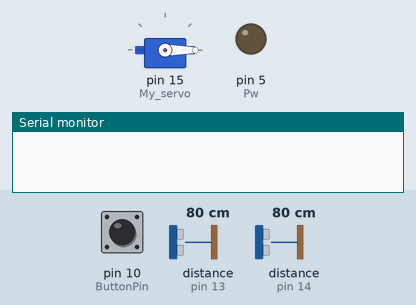
This sketch was run on a simulated Arduino Uno, built with avr-gcc and run on an emulated ATmega328P. Parts: servo, output pins drawn as LEDs (lit = HIGH), the last lines printed to the serial monitor. The test bench sets the inputs (shaded band); at power-on: pin 10 (ButtonPin) HIGH, distance to the obstacle (sensors on pin 14, pin 13) 80 cm. The echo pulse lasts 58.3 µs per cm; pins used as bus, display or sensor lines are not drawn.

Above: at 1.2 s.
1.3 s: pin 10 (ButtonPin) pulled LOW for 0.15 s
At 4.2 s:
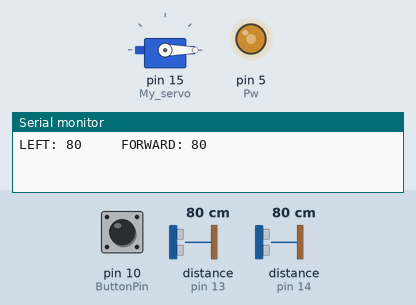
4.4 s: distance to the obstacle (sensor on pin 14) set to 2 cm
7.4 s: distance to the obstacle (sensor on pin 13) set to 4 cm
10.4 s: distance to the obstacle (sensor on pin 13) set to 18 cm
At 11.0 s:
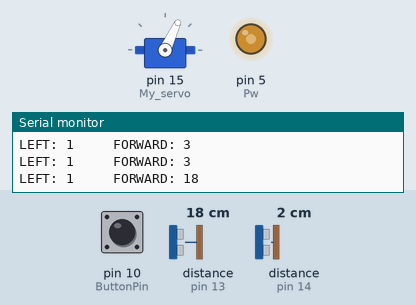
13.4 s: distance to the obstacle (sensor on pin 13) set to 2 cm
At 16.1 s:
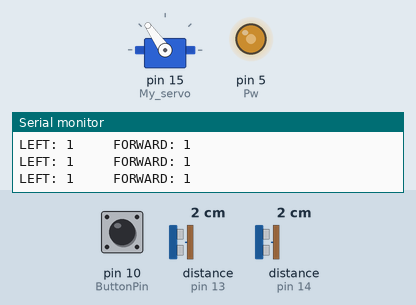
16.4 s: distance to the obstacle (sensor on pin 13) set to 35 cm
At 19.4 s:
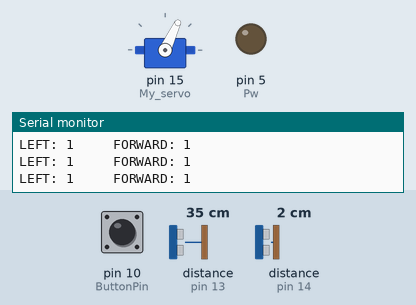
Timing chart, 0 to 20.4 s (numbered marks = the images above; inputs shaded):
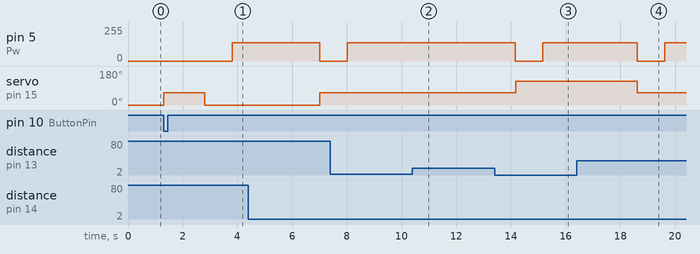

Measured:
- after the input at 1.3 s, pin 5 (Pw): 0/255 → 138/255 after 2.5 s; servo on pin 15 (My_servo): 0° → 65° at once, → 0° 1.5 s later
- after the input at 10.4 s, pin 5 (Pw): stays 138/255 (without the input it goes to 0/255 after 0.31 s); servo on pin 15 (My_servo): stays 65° (without the input it goes to 125° after 0.31 s)
- after the input at 13.4 s, pin 5 (Pw): 138/255 → 0/255 after 0.77 s, → 138/255 1.0 s later; servo on pin 15 (My_servo): 65° → 125° after 0.77 s
- after the input at 16.4 s, servo on pin 15 (My_servo): goes on until 18.6 s, then stays 65°

The sketch:

2Sensorer.ino
```cpp
#include <Servo.h>

typedef enum EngineState {
  Sensor, Drive, StartUp, Turn
};
EngineState EState;

#define TriggerL 12
#define EchoL 14
#define TriggerF 2
#define EchoF 13
#define D1 0
#define Pw 5
#define ButtonPin 10

unsigned long previousMillis = 0, currentMillis = 0;
int DegreeMinimum = 0, DegreeMitten = 65, DegreeMax = 125, turnDelay, Degree, ServoDelay = 1000;
int StartSleep = 1500, ButtonState = 0;
int DistanceL, DistanceF, DriveTime, DriveDistanceGGR = 150, Acc = 650;
int SweetSpotL = 15, SweetSpotFHigh = 13, SweetSpotFLow = 12;

Servo My_servo;

void setup() {
  My_servo.attach(15);
  Serial.begin(9600);
  pinMode(ButtonPin, INPUT);
  pinMode(TriggerL, OUTPUT), pinMode(EchoL, INPUT);
  pinMode(TriggerF, OUTPUT), pinMode(EchoF, INPUT);
  pinMode(Pw, OUTPUT), pinMode(D1, OUTPUT);
  EState = StartUp;
}

void loop() {
  switch (EState) {
    case StartUp:
      ButtonState = digitalRead(ButtonPin);
      My_servo.write(DegreeMinimum);
      if (ButtonState == LOW){
        My_servo.write(DegreeMitten);
        delay(StartSleep);
        EState = Sensor;
      } else {
        EState = StartUp;
      }
    break;

    case Sensor:
      previousMillis = millis();
      analogWrite(Pw, 0);
      digitalWrite(D1, HIGH);
      CheckL();
      CheckF();

      Serial.println(String("LEFT: ") + DistanceL + String("     FORWARD: ") + DistanceF);

      if (DistanceL > SweetSpotL) {
        Degree = DegreeMinimum;
        turnDelay = 3200;
        EState = Turn;
      } else if (DistanceF >= SweetSpotFLow && DistanceF <= SweetSpotFHigh) {
        Degree = DegreeMax;
        turnDelay = 3450;
        EState = Turn;
      } else if (DistanceF < SweetSpotFLow) {
        DriveTime = (SweetSpotFLow -= DistanceF) * DriveDistanceGGR;
        digitalWrite(D1, LOW);
        EState = Drive;
      } else if (DistanceF > SweetSpotFHigh) {
        DriveTime = (DistanceF -= SweetSpotFHigh) * DriveDistanceGGR;
        EState = Drive;
      }
    break;

    case Drive:
      analogWrite(Pw, Acc);
      currentMillis = millis();
      if (currentMillis - previousMillis >= DriveTime || DistanceL > SweetSpotL){
        EState = Sensor;
      }
      CheckL();
    break;

    case Turn:
      My_servo.write(Degree);
      delay(ServoDelay);
      analogWrite(Pw, Acc);
      delay(turnDelay);
      analogWrite(Pw, 0);
      My_servo.write(DegreeMitten);
      delay(ServoDelay);
      EState = Sensor;
    break;
  }
}

void CheckL(){
  long DurationL;
  digitalWrite(TriggerL, LOW);
  delayMicroseconds(2);
  digitalWrite(TriggerL, HIGH);
  delayMicroseconds(10);
  digitalWrite(TriggerL, LOW);
  DurationL = pulseIn(EchoL, HIGH);
  DistanceL = (DurationL / 2) / 29.1;
}

void CheckF(){
  long DurationF;
  digitalWrite(TriggerF, LOW);
  delayMicroseconds(2);
  digitalWrite(TriggerF, HIGH);
  delayMicroseconds(10);
  digitalWrite(TriggerF, LOW);
  DurationF = pulseIn(EchoF, HIGH);
  DistanceF = (DurationF / 2) / 29.1;
}
```
